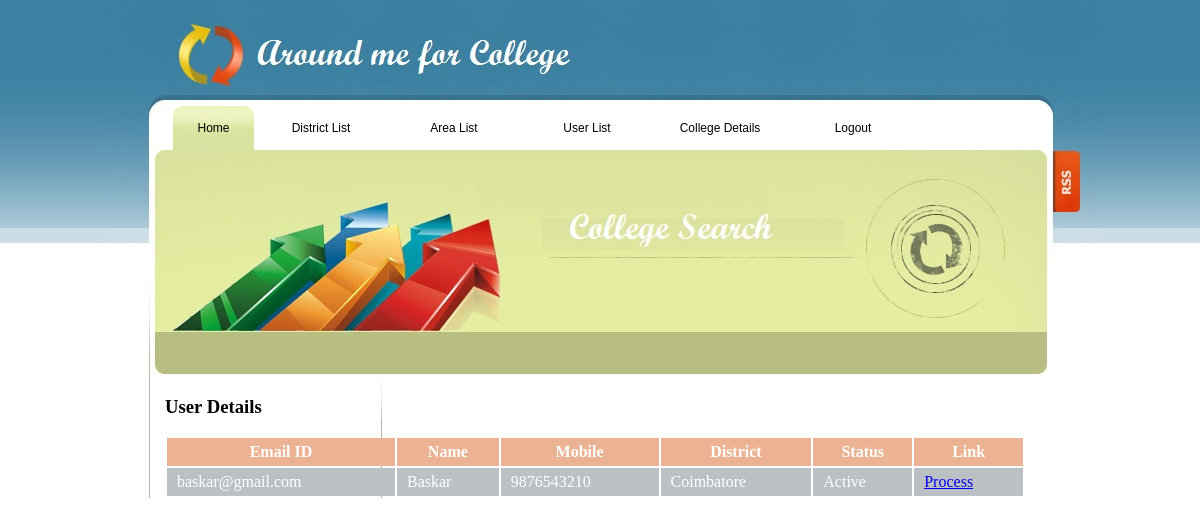
Screenshot of /user.php with the database file from the repository.
### tables this page shows
CREATE TABLE `register` (
  `uid` int(5) NOT NULL auto_increment,
  `email` varchar(50) default NULL,
  `password` varchar(20) default NULL,
  `name` varchar(50) default NULL,
  `mobile` varchar(15) default NULL,
  `district` varchar(20) default NULL,
  `status` varchar(20) default NULL,
  PRIMARY KEY  (`uid`)
);

### user.php (the view, shortened to what this page needs)
<!DOCTYPE HTML PUBLIC "-//W3C//DTD HTML 4.01 Transitional//EN"
"http://www.w3.org/TR/html4/loose.dtd">
<html>
<head>
<link rel="stylesheet" type="text/css" href="style.css" />
</head>
<body>
	<div id="site">
		<div id="wrapper">
			<div id="header">
				<?php
				include('header.php');
				?>
			</div>
			<div id="content">
			<h3>User Details</h3><br/>
			<div class="tablede">
			<table>
				<tr>
					<th>Email ID</th>
					<th>Name</th>
					<th>Mobile</th>
					<th>District</th>
					<th>Status</th>
					<th>Link</th>
				</tr>
				<?php
				$sql="select * from register";
				$result=mysql_query($sql);
				while($row=mysql_fetch_assoc($result))
				{
				?>
				<tr>
					<td><?php echo $row['email'] ?></td>
					<td><?php echo $row['name'] ?></td>
					<td><?php echo $row['mobile'] ?></td>
					<td><?php echo $row['district'] ?></td>
					<td><?php echo $row['status'] ?></td>
					<td><a href="process.php?did=<?php echo $row['uid'] ?>">Process</a></td>
				</tr>
				<?php
				}
				?>
			</table>
			</div>
			</div>
		</div>
	</div>
</body>
</html>

### style.css (style rules this page uses)
* { margin:0px; padding:0px; }
html { width:100%; height:100%; background-image:url(images/top_bg.gif); background-position:top left; background-repeat:repeat-x }
body { width:100%; height:100%; background-image:url(images/bot_bg.gif); background-position:bottom left; background-repeat:repeat-x; position:relative; }
html > body { min-height:100%; height:auto; }
#site { width:1000px; overflow:hidden; margin:0 auto; padding:0 0 146px 0 }
#wrapper { width:1000px; overflow:hidden; margin:0 auto; background-image:url(images/bg.gif); background-position:top left; background-repeat:repeat-y; }
#header { background-image:url(images/top_img.jpg); background-position:top left; background-repeat:no-repeat; width:1000px; height:374px; }
#content { background-image:url(images/content_bg.gif); background-position:top left; background-repeat:no-repeat; padding:22px 0 0 65px; overflow:hidden; width:1000px; }
.tablede table { width: 860px; }
.tablede tr th { padding: 5px 10px 5px 10px; background-color: #ebb394; color: #fff; }
.tablede tr td { padding: 5px 10px 5px 10px; background-color: #bbc0c4; color: #fff; }

### rows the page displays
register: email "baskar@gmail.com", name "Baskar", mobile "9876543210", district "Coimbatore", status "Active"
